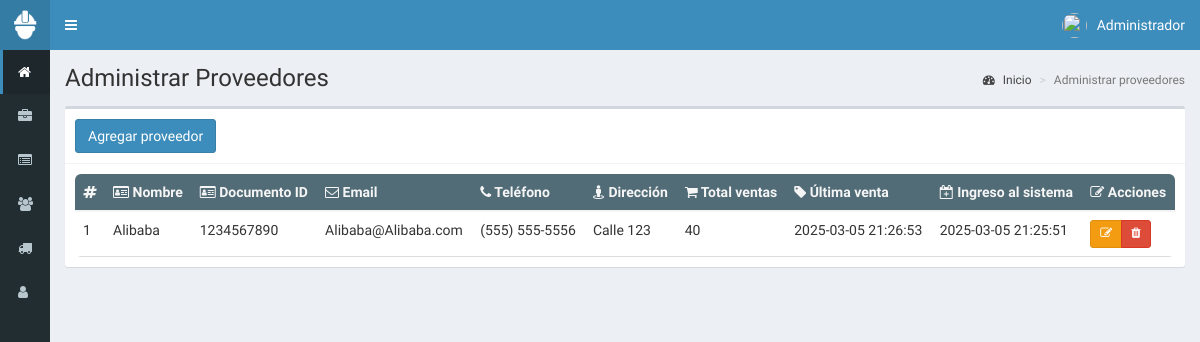
/proveedores (signed in), run on the app's committed database.
### tables this page shows
CREATE TABLE `proveedores` (
  `id` int(11) NOT NULL,
  `nombre` text NOT NULL,
  `fecha` timestamp NOT NULL DEFAULT current_timestamp(),
  `documento` int(11) NOT NULL,
  `email` text NOT NULL,
  `telefono` text NOT NULL,
  `direccion` text NOT NULL,
  `ventas` int(11) NOT NULL,
  `ultima_venta` datetime NOT NULL,
  `fecha_crea` datetime DEFAULT NULL
);

### controladores/plantilla.controlador.php (called while the page is built)
<?php
class ControladorPlantilla{
	static public function ctrPlantilla(){
		include "vistas/plantilla.php";
	}
}

### index.php (called while the page is built, shortened)
<?php
require_once "controladores/plantilla.controlador.php";
require_once "controladores/ventas.controlador.php";
require_once "controladores/proveedores.controlador.php";
require_once "controladores/costos.controlador.php";
require_once "modelos/proveedores.modelo.php";
$plantilla = new ControladorPlantilla();
$plantilla -> ctrPlantilla();

### controladores/proveedores.controlador.php (called while the page is built, shortened)
<?php
class ControladorProveedores
{
	static public function ctrMostrarProveedores($item, $valor)
	{
		$tabla = "proveedores";
		$respuesta = ModeloProveedores::mdlMostrarProveedores($tabla, $item, $valor);
		return $respuesta;
	}
}

### modelos/conexion.php (called while the page is built)
<?php
class Conexion{
	static public function conectar(){
		$link = new PDO("mysql:host=localhost;dbname=inventory",
			            "root",
			            "");
		$link->exec("set names utf8");
		return $link;
	}
}

### modelos/proveedores.modelo.php (called while the page is built, shortened)
<?php
require_once "conexion.php";
class ModeloProveedores
{
	static public function mdlMostrarProveedores($tabla, $item, $valor)
	{
		if ($item != null) {
			$stmt = Conexion::conectar()->prepare("SELECT * FROM $tabla WHERE $item = :$item");
			$stmt->bindParam(":" . $item, $valor, PDO::PARAM_STR);
			$stmt->execute();
			return $stmt->fetch();
		} else {
			$stmt = Conexion::conectar()->prepare("SELECT * FROM $tabla ORDER BY nombre ASC");
			$stmt->execute();
			return $stmt->fetchAll();
		}
	}
}

### vistas/modulos/proveedores.php (the view, shortened to what this page needs)
<div class="content-wrapper">
  <section class="content-header">
    <h1>
      Administrar Proveedores
    </h1>
    <ol class="breadcrumb">
      <li><a href="inicio"><i class="fa fa-dashboard"></i> Inicio</a></li>
      <li class="active">Administrar proveedores</li>
    </ol>
  </section>
  <section class="content">
    <div class="box">
      <div class="box-header with-border">
        <button class="btn btn-primary" data-toggle="modal" data-target="#modalAgregarProveedor">
          Agregar proveedor
        </button>
      </div>
      <div class="box-body">
        <table
          class="table  table-hover dt-responsive tablas tablaProveedores tabla-redondeada"
          width="100%">
          <thead>
            <tr>
              <th style="width:10px"><i class="fa fa-hashtag"></i></th>
              <th><i class="fa fa-id-card-o"></i> Nombre</th>
              <th><i class="fa fa-id-card-o"></i> Documento ID</th>
              <th><i class="fa fa-envelope-o"></i> Email</th>
              <th><i class="fa fa-phone"></i> Teléfono</th>
              <th><i class="fa fa-street-view"></i> Dirección</th>
              <th><i class="fa fa-shopping-cart"></i> Total ventas</th>
              <th><i class="fa fa-tag"></i> Última venta</th>
              <th><i class="fa fa-calendar-plus-o"></i> Ingreso al sistema</th>
              <th><i class="fa fa-pencil-square-o"></i> Acciones</th>
            </tr>
          </thead>
          <tbody>
            <?php
            $item = null;
            $valor = null;
            $Proveedores = ControladorProveedores::ctrMostrarProveedores($item, $valor);
            foreach ($Proveedores as $key => $value) {
              echo '<tr>
                    <td>' . ($key + 1) . '</td>
                    <td>' . $value["nombre"] . '</td>
                    <td>' . $value["documento"] . '</td>
                    <td>' . $value["email"] . '</td>
                    <td>' . $value["telefono"] . '</td>
                    <td>' . $value["direccion"] . '</td>
                    <td>' . $value["ventas"] . '</td>
                    <td>' . $value["ultima_venta"] . '</td>
                    <td>' . $value["fecha_crea"] . '</td>
                    <td>
                      <div class="btn-group">
                        <button class="btn btn-warning btnEditarProveedor" data-toggle="modal" data-target="#modalEditarProveedor" idProveedor="' . $value["id"] . '"><i class="fa fa-edit"></i></button>';
              if ($_SESSION["perfil"] == "Administrador") {
                echo '<button class="btn btn-danger btnEliminarProveedor" idProveedor="' . $value["id"] . '"><i class="fa fa-trash"></i></button>';
              }
              echo '</div>
                    </td>
                  </tr>';
            }
            ?>
          </tbody>
        </table>
      </div>
    </div>
  </section>
</div>

### vistas/css/personal.css (style rules this page uses)
.tablaProveedores thead { background-color: #526c77; color: whitesmoke; }
.tabla-redondeada { border-collapse: collapse; width: 100%; border-radius: 6px; overflow: hidden; }
.tabla-redondeada td { padding: 8px; text-align: left; border-top: 1px solid #ddd; }
.tabla-redondeada tbody tr:last-child td { border-bottom: 1px solid #ddd; }
.btnEditarProducto, .btnEliminarProducto, .btnEditarCategoria, .btnEliminarCategoria, .btnRenovarVenta, .btnContactar, .btnImprimirVenta, .btnDevolverVenta, .btnDevolverCosto, .btnRenovarCosto, .btnImprimirGasto, .btnEditarGasto, .btnEliminarGasto, .btnEditarCliente, .btnEliminarCliente, .btnEditarProveedor, .btnEliminarProveedor, .btnEditarUsuario, .btnEliminarUsuario { padding: 4px 9px; font-size: 12px; }

### data on the page
proveedores: nombre "Alibaba", documento "1234567890", email "Alibaba@Alibaba.com", telefono "(555) 555-5556", direccion "Calle 123", ventas "40", ultima_venta "2025-03-05 21:26:53", fecha_crea "2025-03-05 21:25:51"

### other printed values
$_SESSION["nombre"] "Administrador"
